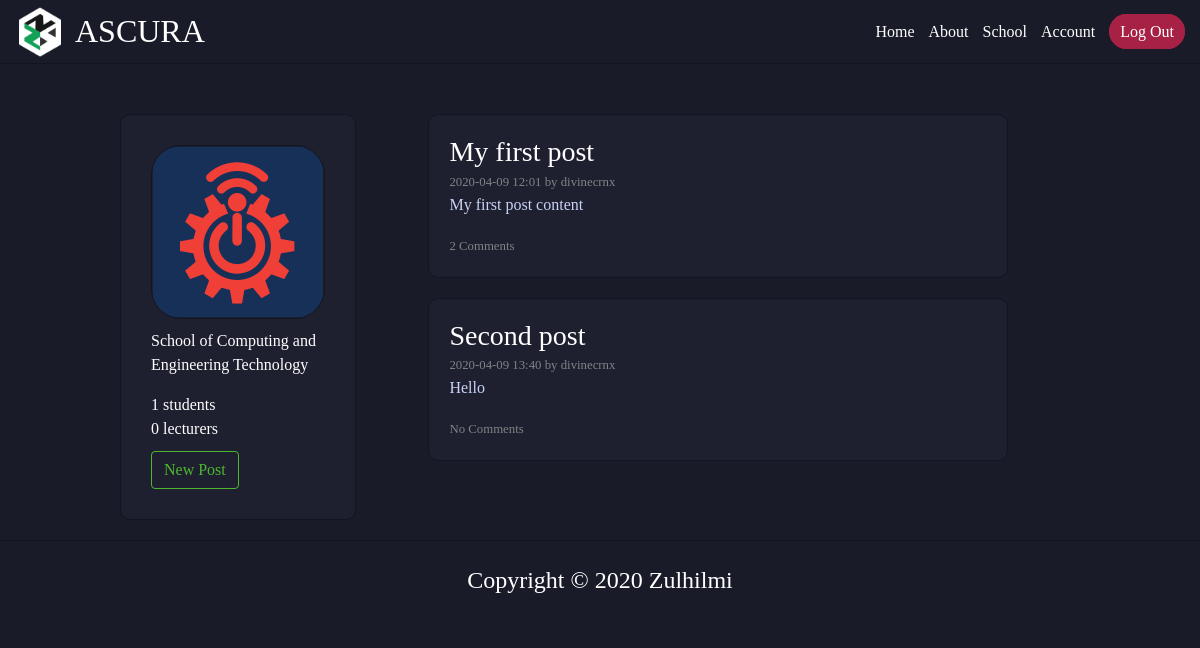
The page /scet (signed in) on the database its author committed.
### ascura/models.py (models this page shows, shortened)
class School(db.Model):
    id = db.Column(db.Integer, primary_key=True)
    school_name = db.Column(db.String(5), nullable=False, unique=True)
    school_name_full = db.Column(db.String(100), nullable=False, unique=True)
    student_school = db.relationship("User", backref='school', lazy=True)
    post_school = db.relationship("Post", backref='school', lazy=True)
    comment_school = db.relationship("Comment", backref='school', lazy=True)

class Post(db.Model):
    id = db.Column(db.Integer, primary_key=True)
    title = db.Column(db.String(100), nullable=False)
    date_posted = db.Column(db.DateTime, nullable=False, default=get_time)
    content = db.Column(db.Text, nullable=False)
    user_id = db.Column(db.Integer, db.ForeignKey('user.id'), nullable=False)
    school_id = db.Column(db.Integer, db.ForeignKey('school.id'), nullable=False)
    comments = db.relationship('Comment', backref='post', lazy=True)

class User(db.Model, UserMixin):
    id = db.Column(db.Integer, primary_key=True)
    first_name = db.Column(db.String(30), nullable=False)
    last_name = db.Column(db.String(30), nullable=False)
    username = db.Column(db.String(14), unique=True, nullable=False)
    email = db.Column(db.String(120), unique=True, nullable=False)
    password = db.Column(db.String(60), nullable=False)
    image_file = db.Column(db.String(20), nullable=False, default='default.jpg')
    short_desc = db.Column(db.String(70), nullable=False, default="Hi there, I'm new to Ascura.")
    long_desc = db.Column(db.Text, nullable=False, default="No information given")
    interests = db.Column(db.String(100), nullable=False, default="This user has not specified any interests.")
    school_id = db.Column(db.Integer, db.ForeignKey('school.id'), nullable=False)
    course_id = db.Column(db.Integer, db.ForeignKey('course.id'), nullable=True) # Faculty members don't need this
    semester = db.Column(db.String(2), nullable=True) # Faculty members don't need this
    role_id = db.Column(db.Integer, db.ForeignKey('role.id'), nullable=False, default=1) # Default student role
    u_type = db.Column(db.Integer, db.ForeignKey('usertype.id'), nullable=False, default=3) # Default user type normal
    posts = db.relationship('Post', backref='author', lazy=True)
    comments = db.relationship('Comment', backref='author', lazy=True)

### ascura/routes.py (the view)
@app.route("/<string:school>", methods=['GET'])
@login_required
def school_page(school):
    school_img = url_for('static', filename='images/' + school + 'logo.png')
    students_list_link = url_for('school_s_list', school=school)
    new_post_link = url_for('new_post', school=school)
    school_id = get_school_id(school)
    school_n = School.query.filter(School.id==school_id).first()
    students = User.query.filter(User.school_id==school_id, or_(User.role_id==1, User.role_id==2, User.role_id==3)).all()
    lecturers = User.query.filter(User.school_id==school_id, or_(User.role_id==4, User.role_id==5, User.role_id==6)).all()
    posts = Post.query.filter(Post.school_id==school_id).all()
    comments = Comment.query.filter(Comment.school_id==school_id).all()
    return render_template('school.html', title=school.upper(), school_n=school_n,\
        student_num=len(students),\
        lecturer_num=len(lecturers),\
        school_img=school_img,\
        students_list_link=students_list_link, new_post_link=new_post_link,\
        posts=posts, comments=comments)

### ascura/models.py (called while the page is built)
@login_manager.user_loader
def load_user(user_id):
    return User.query.get(user_id)

### ascura/routes.py (called while the page is built)
def get_school_id(school):
    if school == 'scet':
        school_id = 1
    elif school == 'smart':
        school_id = 2
    elif school == 'sbm':
        school_id = 3
    elif school == 'shtm':
        school_id = 4
    elif school == 'saat':
        school_id = 5
    elif school == 'sss':
        school_id = 6
    return school_id

### ascura/templates/school.html (shortened to what this page needs)
{% extends 'layout.html' %}
{% block body %}
    <div id="main-container">
        <div id="school-wall">
            <div id="school-content">
                <img id="school-pp" src="{{ school_img }}" alt="">
                <p id="school-title">{{ school_n.school_name_full }}</p>
                <div class="school-member-count">
                    <a class="school-m-count" href="{{ students_list_link }}">{{ student_num }}<span> students</span></a>
                </div>
                <div class="school-member-count">
                    <a class="school-m-count" href="{{ students_list_link }}">{{ lecturer_num }}<span> lecturers</span></a>
                </div>
                {% if current_user.school.school_name == title %}
                    <div id="school-p-button">
                        <a href="{{ new_post_link }}" class="btn btn-outline-info btn-info-asc">New Post</a>
                    </div>
                {% endif %}
            </div>
            <div id="school-info">
                {% for post in posts %}
                    <div class="s-post">
                        <h3><a href="{{ url_for('post', school=post.school.school_name|lower, post_id=post.id) }}">{{ post.title }}</a></h3>
                        <small class="s-post-stat" >{{ post.date_posted.strftime('%Y-%m-%d %H:%M') }} by {{ post.author.username }}</small>
                        <p class="s-post-c" >{{ post.content }}</p>
                        {% set comments_count = [] %}
                        {% if comments_count|length == 1 %}
                            <small class="s-post-stat">{{ comments_count|length }} Comment</small>
                        {% elif comments_count|length == 0 %}
                            <small class="s-post-stat">No Comments</small>
                        {% else %}
                            <small class="s-post-stat">{{ comments_count|length }} Comments</small>
                        {% endif %}
                    </div>
                {% endfor %}
            </div>
        </div>
    </div>
{% endblock %}

### ascura/static/css/main.css (style rules this page uses)
.h1, .h2, .h3, .h4, .h5, .h6, h1, h2, h3, h4, h5, h6 { margin-bottom: initial; }
a { text-decoration: none; color: #fff; }
body { background-color: #191b28; font-family: Proxima-Bold; }
#main-container { margin-bottom: 20px; }
#school-wall { display: flex; justify-content: space-between; margin-top: 50px; width: 80%; margin-left: auto; margin-right: auto; }
#school-content { width: 290px; background-color: rgb(30, 32, 48); border: 1px solid rgb(19, 20, 33); padding: 30px; border-radius: 10px; height: max-content; }
#school-pp { border: 1px solid rgb(19, 20, 33); border-radius: 30px; }
#school-title { color: #fff; margin-top: 10px; }
.school-member-count { color: initial; }
#school-p-button { margin-top: 10px; }
#school-info { width: 100%; }
.s-post { width: 80%; margin-left: auto; margin-right: auto; background-color: rgb(30, 32, 48); border: 1px solid rgb(19, 20, 33); border-radius: 10px; padding: 20px; margin-bottom: 20px; }
.s-post-stat { color: #818384; font-family: Proxima-Regular; }
.s-post-c { color: rgb(200, 211, 245); font-family: Proxima-Regular; }

### ascura/static/css/form.css (style rules this page uses)
.btn-info-asc { color: #4db82f; border-color: #4db82f; }

### rows shown on the page
School: school_name_full "School of Computing and Engineering Technology"
Post: title "My first post", date_posted "2020-04-09 12:01", author.username "divinecrnx", content "My first post content", comments_count "2"
Post: title "Second post", date_posted "2020-04-09 13:40", author.username "divinecrnx", content "Hello", shows "No Comments"

### other values the page prints
{{ student_num }} "1"
{{ lecturer_num }} "0"
